Frame 1 (no input): blank canvas, image omitted
Frame 60 (no input): blank canvas, image omitted
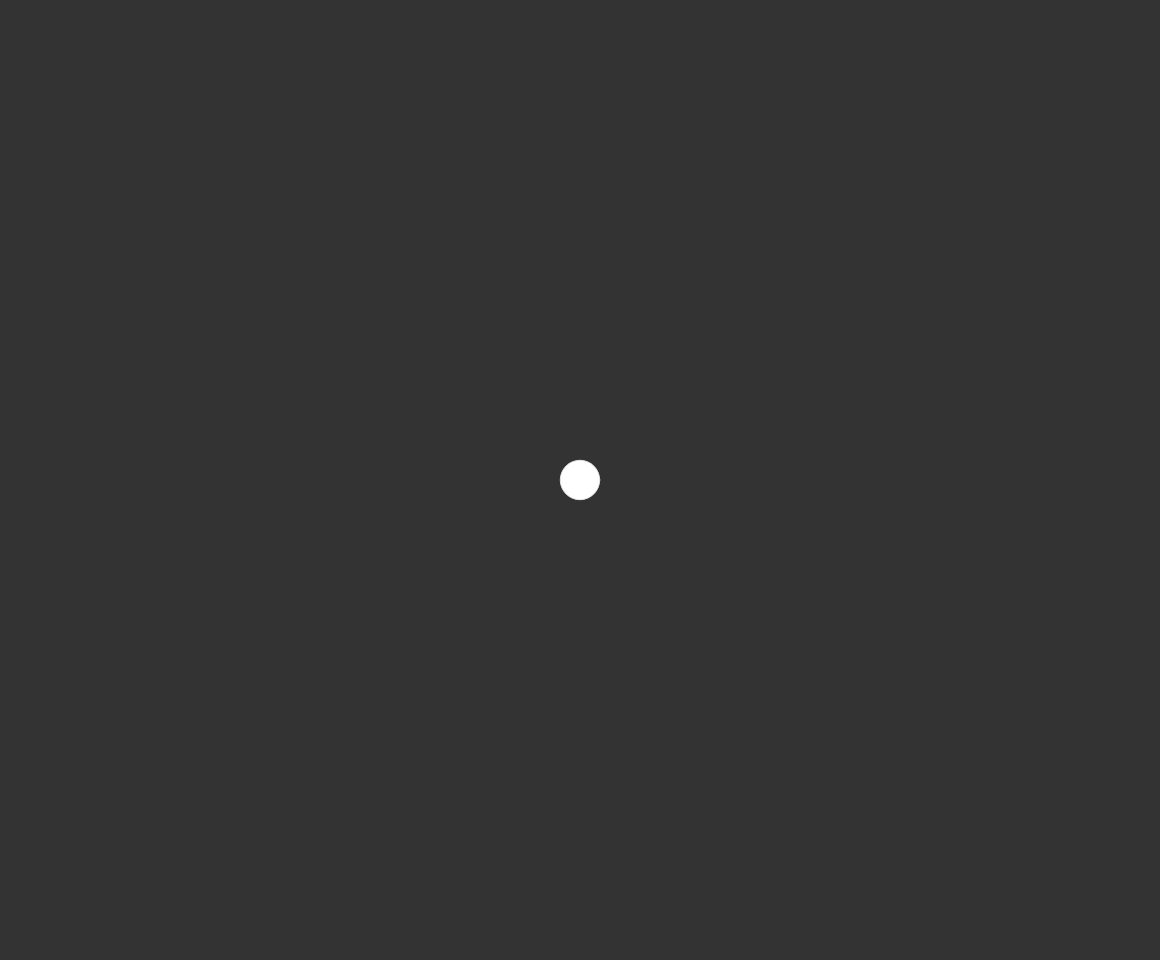
Frame 120 (the mouse pressed at the canvas centre since frame 60)

The p5.js sketch whose frames 1 and 60 were blank and that drew this single picture after the mouse press (run headless with seeded random() and noise() and a simulated clock; from frame 60 on, the mouse is pressed at the canvas centre):

// p5.js sketch
// ── sketch.js

var w = window.innerWidth - 40;
var h = window.innerHeight - 40;

var l = 200;
var air = 0;
var elements = [];

var g = 0.04;
var v_compensator = 2;

function setup() {
	createCanvas(w, h);
	elements.clear;
//	elements.push(new planet(w/2, h/2, 0, 0, 4000));
}

function draw()	{
//	frameRate(4);

	background(51);
	stroke(230);
	mouse();
	//console.log(elements.length);
	cliping();
	for (var i = 0; i < elements.length; i++){
		elements[i].show();
		elements[i].update();
//		elements[i].showHis();
	}
}

// ── clipping.js

function cliping (){
	for (var i = 0; i < elements.length; i++){
		for (var v = elements.length-1; v >= 0; v--){
			var r = sqrt(pow(elements[v].x - elements[i].x, 2) + pow(elements[v].y - elements[i].y, 2));
			if (i != v && r < (sqrt(elements[i].m * v_compensator) + sqrt(elements[v].m * v_compensator))){
				elements[i].m += elements[v].m;
				elements[i].vx = (elements[i].vx * elements[i].m + elements[v].vx * elements[v].m) / (elements[v].m + elements[i].m);
				elements[i].vy = (elements[i].vy * elements[i].m + elements[v].vy * elements[v].m) / (elements[v].m + elements[i].m);
				elements.splice(v,1);
			}
		}
	}
	for (var i = 0; i < elements.length; i++){
		if (elements[i].x < -30 || elements[i].x > w + 30 || elements[i].y < -30 || elements[i].y > h + 30){
			elements.splice(i,1);
		}
	}
}

// ── mouse.js
var pressed = false;
var x11;
var y11;
var x21;
var y21;
var m1 = 10

function mouse() {
	if (mouseIsPressed && !pressed){
		x11 = mouseX;
		y11 = mouseY;
		pressed = true;
		m1 = 10;
	}else if (mouseIsPressed && pressed){
		x21 = mouseX;
		y21 = mouseY;
		m1 += 13;
		ellipse(x11,y11,sqrt(m1 * v_compensator))
		line(x11,y11,x21,y21);
	}else if (!mouseIsPressed && pressed){
		var vx1 = x11 - x21;
		var vy1 = y11 - y21;
		//console.log("bamm");
		elements.push(new planet(x11, y11, vx1 / 55, vy1 / 55, m1));
		pressed = false;
	}
}

// ── planet.js

function planet(x, y, vx, vy, m) {
	this.x = x;
	this.y = y;
	this.m = m;

	this.vx = vx;
	this.vy = vy;

	this.ax;
	this.ay;

    this.hisX = [];
    this.hisY = [];

	this.update = function() {
		var r;
		var F;
		for (var i = 0; i < elements.length; i++){
			if(elements[i].x != this.x && elements[i].y != this.y){
				r = pow(this.x - elements[i].x, 2) + pow(this.y - elements[i].y, 2);
				F = g * this.m * elements[i].m / r;

				F = F * elements[i].m / (this.m + elements[i].m);

				this.ax = F / (sqrt(r) / (this.x - elements[i].x));
				this.ax = -this.ax;
				this.vx += this.ax/3;

				this.ay = F / (sqrt(r) / (this.y - elements[i].y));
				this.ay = -this.ay;
				this.vy += this.ay/3;
			}
			if(this.vx  > 0) {this.vx -= air;} else {this.vx += air;}
			if(this.vy  > 0) {this.vy -= air;} else {this.vy += air;}
			this.x += this.vx;
			this.y += this.vy;
		}



	}

	this.show = function(){
		fill(230);

		ellipse(this.x, this.y, sqrt(this.m * v_compensator));

      	this.hisX.unshift(this.x);
        this.hisY.unshift(this.y);

       stroke(230);
	   noFill();
       strokeWeight(floor(sqrt(this.m) / 10) + 1)

        beginShape();

        for (var i = this.hisX.length; i > -1; i--){
			if (i > 55){
				this.hisX.splice(-1,1);
				this.hisY.splice(-1,1);
			}else{
            	vertex(this.hisX[i], this.hisY[i]);
			}
        }

        endShape();
    }
}
